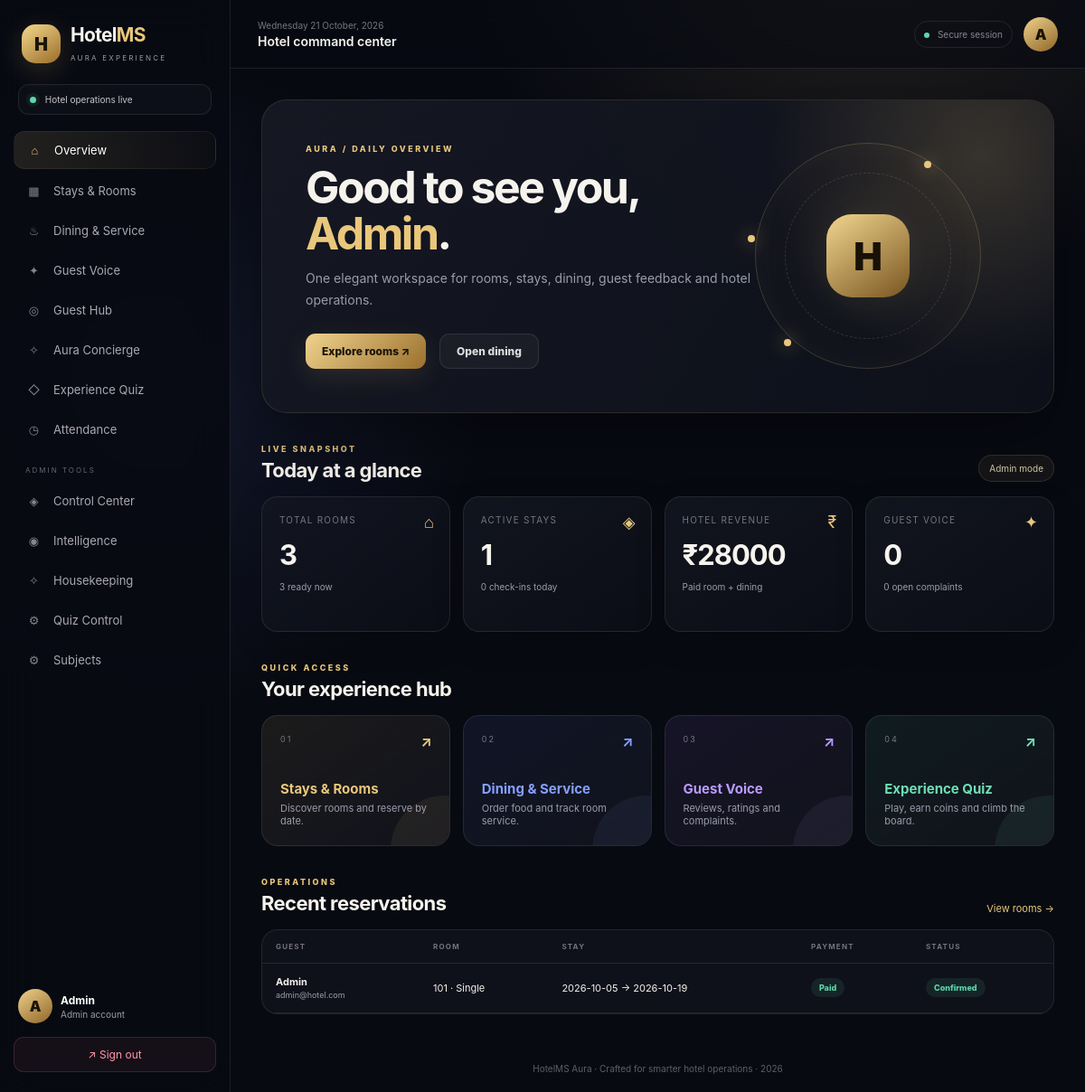
The page /dashboard (signed in) on the database its author committed.
### models.py (models this page shows, shortened)
class User(UserMixin, db.Model):
    id = db.Column(db.Integer, primary_key=True)
    name = db.Column(db.String(120), nullable=False)
    email = db.Column(db.String(120), unique=True, nullable=False)
    password_hash = db.Column(db.String(255), nullable=False)
    role = db.Column(db.String(20), nullable=False, default="guest")
    created_at = db.Column(db.DateTime, default=datetime.utcnow)

class Booking(db.Model):
    id = db.Column(db.Integer, primary_key=True)
    guest_id = db.Column(db.Integer, db.ForeignKey("user.id"), nullable=False)
    room_id = db.Column(db.Integer, db.ForeignKey("room.id"), nullable=False)
    check_in = db.Column(db.Date, nullable=False)
    check_out = db.Column(db.Date, nullable=False)
    payment_status = db.Column(db.String(20), default="pending")  # pending, paid
    status = db.Column(db.String(20), default="confirmed")  # confirmed, cancelled, completed
    created_at = db.Column(db.DateTime, default=datetime.utcnow)
    guest = db.relationship("User", backref="bookings")
    room = db.relationship("Room", backref="bookings")

class Room(db.Model):
    id = db.Column(db.Integer, primary_key=True)
    room_number = db.Column(db.String(10), unique=True, nullable=False)
    room_type = db.Column(db.String(50), nullable=False)  # Single, Double, Suite
    price_per_night = db.Column(db.Float, nullable=False)
    status = db.Column(db.String(20), default="available")  # available, booked, maintenance

### routes/auth_routes.py (the view)
@auth_bp.route("/dashboard")
@login_required
def dashboard():
    from datetime import date
    from models import Room, Booking, Order, Review, Complaint
    rooms = Room.query.all()
    bookings = Booking.query.order_by(Booking.created_at.desc()).all()
    active_bookings = [b for b in bookings if b.status == "confirmed"]
    today = date.today()
    today_checkins = sum(1 for b in active_bookings if b.check_in == today)
    today_checkouts = sum(1 for b in active_bookings if b.check_out == today)
    revenue = sum((b.room.price_per_night * (b.check_out - b.check_in).days) for b in bookings if b.payment_status == "paid" and b.status != "cancelled")
    food_revenue = sum(o.total_bill for o in Order.query.all() if o.status != "cancelled")
    stats = {
        "rooms": len(rooms),
        "available": sum(1 for r in rooms if r.status == "available"),
        "active_bookings": len(active_bookings),
        "today_checkins": today_checkins,
        "today_checkouts": today_checkouts,
        "revenue": revenue + food_revenue,
        "reviews": Review.query.count(),
        "complaints": Complaint.query.filter(Complaint.status != "resolved").count(),
    }
    recent_bookings = bookings[:5]
    return render_template("dashboard.html", user=current_user, stats=stats, recent_bookings=recent_bookings)

### templates/dashboard.html (shortened to what this page needs)
{% extends "base.html" %}
{% block pagetitle %}Hotel command center{% endblock %}
{% block content %}
<section class="hero-card">
    <div class="hero-copy">
        <span class="eyebrow">AURA / DAILY OVERVIEW</span>
        <h1>Good to see you,<br><em>{{ user.name }}</em>.</h1>
        <p>One elegant workspace for rooms, stays, dining, guest feedback and hotel operations.</p>
        <div class="hero-actions"><a href="{{ url_for('booking.rooms') }}" class="btn-primary">Explore rooms ↗</a><a href="{{ url_for('service.menu') }}" class="btn-ghost">Open dining</a></div>
    </div>
    <div class="hero-orbit"><div class="orbit-ring"></div><div class="hero-symbol">H</div><span class="orbit-dot d1"></span><span class="orbit-dot d2"></span><span class="orbit-dot d3"></span></div>
</section>
<div class="section-heading"><div><span class="eyebrow">LIVE SNAPSHOT</span><h2>Today at a glance</h2></div><span class="role-chip">{{ user.role|capitalize }} mode</span></div>
<div class="stats-grid">
    <div class="stat-card"><span class="stat-icon">⌂</span><small>Total rooms</small><strong>{{ stats.rooms }}</strong><span class="stat-note">{{ stats.available }} ready now</span></div>
    <div class="stat-card"><span class="stat-icon">◈</span><small>Active stays</small><strong>{{ stats.active_bookings }}</strong><span class="stat-note">{{ stats.today_checkins }} check-ins today</span></div>
    <div class="stat-card"><span class="stat-icon">₹</span><small>Hotel revenue</small><strong>₹{{ '%.0f'|format(stats.revenue) }}</strong><span class="stat-note">Paid room + dining</span></div>
    <div class="stat-card"><span class="stat-icon">✦</span><small>Guest voice</small><strong>{{ stats.reviews }}</strong><span class="stat-note">{{ stats.complaints }} open complaints</span></div>
</div>
<div class="section-heading"><div><span class="eyebrow">QUICK ACCESS</span><h2>Your experience hub</h2></div></div>
<div class="feature-grid">
    <a class="feature-card feature-gold" href="{{ url_for('booking.rooms') }}"><span>01</span><div><b>Stays & Rooms</b><p>Discover rooms and reserve by date.</p></div><strong>↗</strong></a>
    <a class="feature-card feature-blue" href="{{ url_for('service.menu') }}"><span>02</span><div><b>Dining & Service</b><p>Order food and track room service.</p></div><strong>↗</strong></a>
    <a class="feature-card feature-violet" href="{{ url_for('review.list_reviews') }}"><span>03</span><div><b>Guest Voice</b><p>Reviews, ratings and complaints.</p></div><strong>↗</strong></a>
    <a class="feature-card feature-green" href="{{ url_for('quiz.quiz_home') }}"><span>04</span><div><b>Experience Quiz</b><p>Play, earn coins and climb the board.</p></div><strong>↗</strong></a>
</div>
{% if user.role == 'admin' %}
<div class="section-heading"><div><span class="eyebrow">OPERATIONS</span><h2>Recent reservations</h2></div><a class="text-link" href="{{ url_for('booking.rooms') }}">View rooms →</a></div>
<div class="glass-table"><table class="data-table"><thead><tr><th>Guest</th><th>Room</th><th>Stay</th><th>Payment</th><th>Status</th></tr></thead><tbody>
{% for b in recent_bookings %}<tr><td><b>{{ b.guest.name }}</b><br><span class="muted">{{ b.guest.email }}</span></td><td>{{ b.room.room_number }} · {{ b.room.room_type }}</td><td>{{ b.check_in }} → {{ b.check_out }}</td><td><span class="status status-{{ b.payment_status }}">{{ b.payment_status }}</span></td><td><span class="status status-{{ b.status }}">{{ b.status }}</span></td></tr>{% else %}<tr><td colspan="5">No reservations yet.</td></tr>{% endfor %}
</tbody></table></div>
{% endif %}
{% endblock %}

### templates/base.html (shortened to what this page needs)
<!doctype html>
<html lang="en">
<head>
    <link rel="stylesheet" href="{{ url_for('static', filename='css/style.css') }}">
</head>
<body class="{% if current_user.is_authenticated %}app-shell{% else %}auth-shell{% endif %}">
{% if current_user.is_authenticated %}
<aside class="sidebar" id="sidebar">
    <div class="brand">
        <div class="brandmark">H</div>
        <div><h2>Hotel<span>MS</span></h2><small>AURA EXPERIENCE</small></div>
    </div>
    <div class="welcome-mini"><span class="pulse"></span> Hotel operations live</div>
    <nav class="nav">
        <a href="{{ url_for('auth.dashboard') }}" class="{{ 'active' if request.endpoint == 'auth.dashboard' }}"><i>⌂</i> Overview</a>
        <a href="{{ url_for('booking.rooms') }}" class="{{ 'active' if request.blueprint == 'booking' }}"><i>▦</i> Stays & Rooms</a>
        <a href="{{ url_for('service.menu') }}" class="{{ 'active' if request.blueprint == 'service' }}"><i>♨</i> Dining & Service</a>
        <a href="{{ url_for('review.list_reviews') }}" class="{{ 'active' if request.blueprint == 'review' }}"><i>✦</i> Guest Voice</a>
        <a href="{{ url_for('advanced.guest_hub') }}" class="{{ 'active' if request.endpoint == 'advanced.guest_hub' }}"><i>◎</i> Guest Hub</a>
        <a href="{{ url_for('advanced.concierge') }}" class="{{ 'active' if request.endpoint == 'advanced.concierge' }}"><i>✧</i> Aura Concierge</a>
        <a href="{{ url_for('quiz.quiz_home') }}" class="{{ 'active' if request.blueprint == 'quiz' }}"><i>◇</i> Experience Quiz</a>
        {% if current_user.role in ['teacher', 'admin'] %}
        <a href="{{ url_for('attendance.mark_attendance') }}" class="{{ 'active' if request.blueprint == 'attendance' }}"><i>◷</i> Attendance</a>
        {% elif current_user.role == 'student' %}
        <a href="{{ url_for('attendance.my_attendance') }}" class="{{ 'active' if request.blueprint == 'attendance' }}"><i>◷</i> My Attendance</a>
        {% endif %}
        {% if current_user.role == 'admin' %}
        <div class="nav-label">ADMIN TOOLS</div>
        <a href="{{ url_for('admin.control') }}" class="{{ 'active' if request.blueprint == 'admin' }}"><i>◈</i> Control Center</a>
        <a href="{{ url_for('advanced.analytics') }}" class="{{ 'active' if request.endpoint == 'advanced.analytics' }}"><i>◉</i> Intelligence</a>
        <a href="{{ url_for('housekeeping.board') }}" class="{{ 'active' if request.blueprint == 'housekeeping' }}"><i>✧</i> Housekeeping</a>
        <a href="{{ url_for('quiz.manage_questions') }}"><i>⚙</i> Quiz Control</a>
        <a href="{{ url_for('attendance.manage_subjects') }}"><i>⚙</i> Subjects</a>
        {% endif %}
    </nav>
    <div class="sidebar-bottom">
        <div class="mini-profile"><div class="avatar">{{ current_user.name[0]|upper }}</div><div><strong>{{ current_user.name }}</strong><small>{{ current_user.role|capitalize }} account</small></div></div>
        <a class="logout" href="{{ url_for('auth.logout') }}">↗ Sign out</a>
    </div>
</aside>
<main class="main">
    <header class="topbar">
        <div class="top-left"><button class="menu" id="menuBtn">☰</button><div><div class="date" id="date"></div><h3>{% block pagetitle %}Welcome back{% endblock %}</h3></div></div>
        <div class="top-right"><div class="top-status"><span></span> Secure session</div><div class="avatar">{{ current_user.name[0]|upper }}</div></div>
    </header>
    <section class="content">
{% else %}
<main class="auth-wrapper">
{% endif %}
    {% block content %}{% endblock %}
{% if current_user.is_authenticated %}
    </section>
    <footer>HotelMS Aura · Crafted for smarter hotel operations · 2026</footer>
</main>
{% else %}
</main>
{% endif %}
</body>
</html>

### rows shown on the page
User: name "A", name "Admin", role "Admin"
Booking: guest.name "Admin", guest.email "admin@hotel.com", room.room_number "101", room.room_type "Single", check_in "2026-10-05", check_out "2026-10-19", payment_status "Paid", status "Confirmed"

### other values the page prints
{{ stats.rooms }} "3"
{{ stats.available }} "3"
{{ stats.active_bookings }} "1"
{{ stats.today_checkins }} "0"
{{ '%.0f'|format(stats.revenue) }} "28000"
{{ stats.reviews }} "0"
{{ stats.complaints }} "0"
